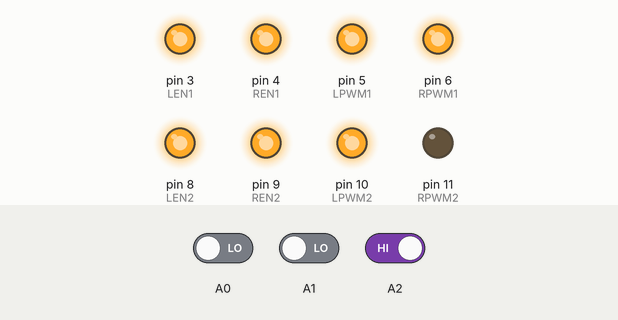
The sketch below on a simulated Arduino Uno, built with avr-gcc and run on an emulated ATmega328P. Shown: output pins drawn as LEDs (lit = HIGH). The test bench sets the inputs (shaded band); at power-on: A0 LOW, A1 LOW, A2 HIGH.

Above: at 1.2 s.
1.3 s: A0 driven HIGH and A1 driven HIGH
At 1.7 s:
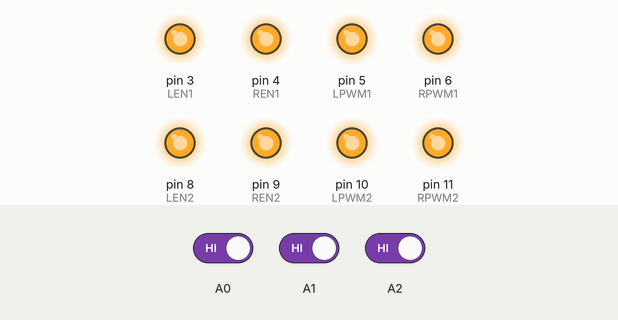
2.8 s: A1 driven LOW and A2 driven LOW
At 4.1 s:
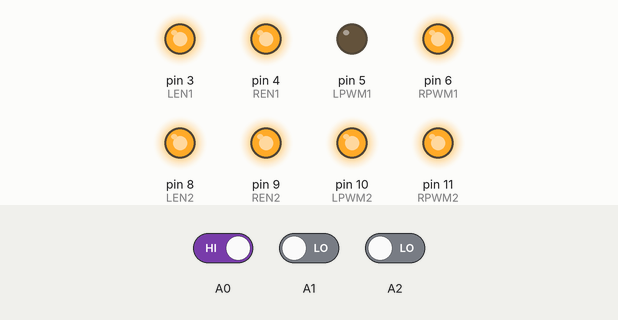
Timing chart, 0 to 5.8 s (numbered marks = the images above; inputs shaded):
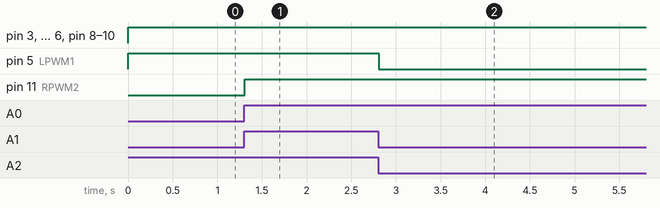

The sketch:

sketch_zeus.ino
```cpp
// RIGHT DRIVER
#define RPWM2 11
#define LPWM2 10
#define REN2  9
#define LEN2  8
//LEFT DRIVER
#define RPWM1 6
#define LPWM1 5
#define REN1  4
#define LEN1  3

#define moveSpeed  255
#define actDelay   10

void setup()
{
  pinMode(LPWM1, OUTPUT);  pinMode(RPWM1, OUTPUT);
  pinMode(LPWM2, OUTPUT);  pinMode(RPWM2, OUTPUT);
  pinMode(LEN1, OUTPUT);   pinMode(REN1, OUTPUT);
  pinMode(LEN2, OUTPUT);   pinMode(REN2, OUTPUT);
  pinMode(A0, INPUT);
  pinMode(A1, INPUT);
  pinMode(A2, INPUT);
}

void loop()
{
  int AINL = digitalRead(A2);
  int AINC = digitalRead(A1);
  int AINR = digitalRead(A0);

  if (!AINL && AINC && !AINR) //010
  {
    digitalWrite(LEN1, HIGH);
    digitalWrite(LEN2, HIGH);
    digitalWrite(REN1, HIGH);
    digitalWrite(REN2, HIGH);
    analogWrite(LPWM1, 0);
    analogWrite(LPWM2, moveSpeed);
    analogWrite(RPWM1, moveSpeed);
    analogWrite(RPWM2, 0);
    delay(actDelay);
  }
  else if (AINL && !AINC && !AINR) //100
  {
    digitalWrite(LEN1, HIGH);
    digitalWrite(LEN2, HIGH);
    digitalWrite(REN1, HIGH);
    digitalWrite(REN2, HIGH);
    analogWrite(LPWM1, moveSpeed);
    analogWrite(LPWM2, moveSpeed);
    analogWrite(RPWM1, moveSpeed);
    analogWrite(RPWM2, 0);
    delay(actDelay);
  }
  else if (!AINL && !AINC && AINR) //001
  {

    digitalWrite(LEN1, HIGH);
    digitalWrite(LEN2, HIGH);
    digitalWrite(REN1, HIGH);
    digitalWrite(REN2, HIGH);
    analogWrite(LPWM1, 0);
    analogWrite(LPWM2, moveSpeed);
    analogWrite(RPWM1, moveSpeed);
    analogWrite(RPWM2, moveSpeed);
    delay(actDelay);
  }
  else if (AINL && AINC && AINR) //111
  {

    digitalWrite(LEN1, HIGH);
    digitalWrite(LEN2, HIGH);
    digitalWrite(REN1, HIGH);
    digitalWrite(REN2, HIGH);
    analogWrite(LPWM1, moveSpeed);
    analogWrite(LPWM2, moveSpeed);
    analogWrite(RPWM1, moveSpeed);
    analogWrite(RPWM2, moveSpeed);
    delay(actDelay);
  }
}
```

Measured:
- after the input at 1.3 s, pin 11 (RPWM2): LOW → HIGH at once
- after the input at 2.8 s, pin 5 (LPWM1): HIGH → LOW at once
